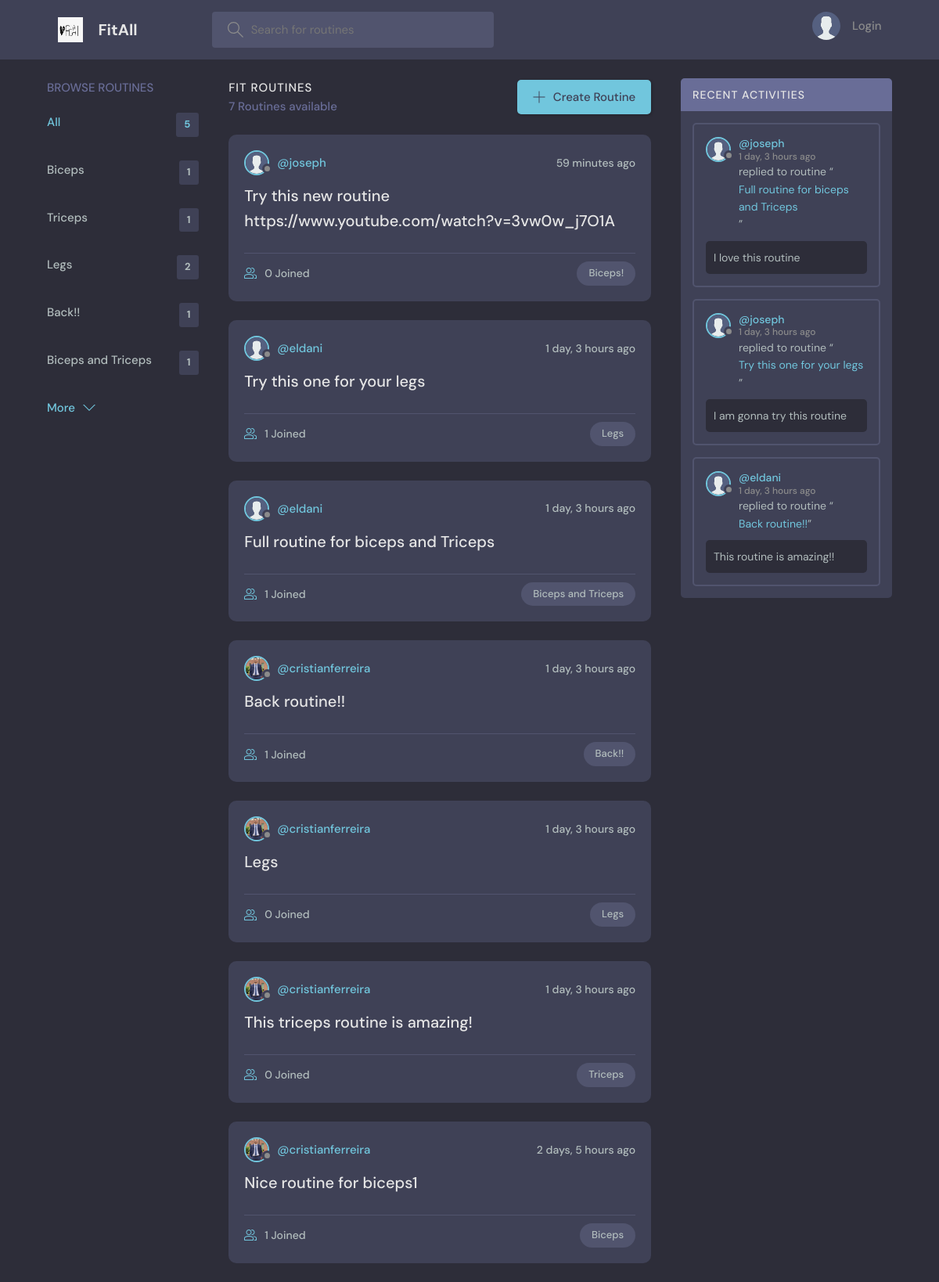
The page / on the database its author committed.
### base/models.py (models this page shows, shortened)
class Topic(models.Model):
    name = models.CharField(max_length=200)

class Room(models.Model):
    host = models.ForeignKey(User, on_delete=models.SET_NULL, null=True)
    topic = models.ForeignKey(Topic, on_delete=models.SET_NULL, null=True)
    name = models.CharField(max_length=200)
    description = models.TextField(null=True, blank=True)
    participants = models.ManyToManyField(
        User, related_name='participants', blank=True)
    updated = models.DateTimeField(auto_now=True)
    created = models.DateTimeField(auto_now_add=True)
    class Meta:
        ordering = ['-updated', '-created']
    def __str__(self):
        return self.name

class User(AbstractUser):
    name = models.CharField(max_length=200, null=True)
    email = models.EmailField(unique=True, null=True)
    bio = models.TextField(null=True)
    avatar = models.ImageField(null=True, default="avatar.svg")
    USERNAME_FIELD = 'email'
    REQUIRED_FIELDS = []

class Message(models.Model):
    user = models.ForeignKey(User, on_delete=models.CASCADE)
    room = models.ForeignKey(Room, on_delete=models.CASCADE)
    body = models.TextField()
    updated = models.DateTimeField(auto_now=True)
    created = models.DateTimeField(auto_now_add=True)
    class Meta:
        ordering = ['-updated', '-created']

### base/views.py (the view)
# urls.py: path('', views.home, name='home'),
def home(request):
    q = request.GET.get('q') if request.GET.get('q') != None else ''
    rooms = Room.objects.filter(
        Q(topic__name__icontains=q) |
        Q(name__icontains=q) |
        Q(description__icontains=q)
    )
    topics = Topic.objects.all()[0:5]
    room_count = rooms.count()
    room_messages = Message.objects.filter(
        Q(room__topic__name__icontains=q))[0:3]
    context = {'rooms': rooms, 'topics': topics,
               'room_count': room_count, 'room_messages': room_messages}
    return render(request, 'base/home.html', context)

### base/templates/base/home.html (shortened to what this page needs)
{% extends 'main.html' %}
{% block content %}
<main class="layout layout--3">
  <div class="container">
    {% include 'base/topics_component.html' %}
    <div class="roomList">
      <div class="roomList__header">
        <div>
          <h2>Fit Routines</h2>
          <p>{{room_count}} Routines available</p>
        </div>
        <a class="btn btn--main" href="{% url 'create-room' %}">
          <svg version="1.1" xmlns="http://www.w3.org/2000/svg" width="32" height="32" viewBox="0 0 32 32">
            <title>add</title>
            <path
              d="M16.943 0.943h-1.885v14.115h-14.115v1.885h14.115v14.115h1.885v-14.115h14.115v-1.885h-14.115v-14.115z">
            </path>
          </svg>
          Create Routine
        </a>
      </div>
      {% include 'base/feed_component.html' %}
    </div>
    {% include 'base/activity_component.html' %}
  </div>
</main>
{% endblock %}

### base/templates/base/topics_component.html
<div class="topics">
    <div class="topics__header">
      <h2>Browse Routines</h2>
    </div>
    <ul class="topics__list">
      <li>
        <a href="{% url 'home' %}" class="active">All <span>{{topics.count}}</span></a>
      </li>
      {% for topic in topics %}
      <li>
        <a href="{% url 'home' %}?q={{topic.name}}">{{topic.name}} <span>{{topic.room_set.all.count}}</span></a>
      </li>
      {% endfor %}
    </ul>
    <a class="btn btn--link" href="topics.html">
      More
      <svg version="1.1" xmlns="http://www.w3.org/2000/svg" width="32" height="32" viewBox="0 0 32 32">
        <title>chevron-down</title>
        <path d="M16 21l-13-13h-3l16 16 16-16h-3l-13 13z"></path>
      </svg>
    </a>
  </div>

### base/templates/base/feed_component.html (shortened to what this page needs)
{% for room in rooms %}
<div class="roomListRoom">
    <div class="roomListRoom__header">
        <a href="{% url 'user-profile' room.host.id %}" class="roomListRoom__author">
            <div class="avatar avatar--small">
                <img src="{{room.host.avatar.url}}" />
            </div>
            <span>@{{room.host.username}}</span>
        </a>
        <div class="roomListRoom__actions">
            <span>{{room.created|timesince}} ago</span>
        </div>
    </div>
    <div class="roomListRoom__content">
        <a href="{% url 'room' room.id %}">{{room.name}}</a>
    </div>
    <div class="roomListRoom__meta">
        <a href="{% url 'room' room.id %}" class="roomListRoom__joined">
            {{room.participants.all.count}} Joined
        </a>
        <p class="roomListRoom__topic">{{room.topic.name}}</p>
    </div>
</div>
{% endfor %}

### base/templates/base/activity_component.html (shortened to what this page needs)
<div class="activities">
  <div class="activities__header">
      <h2>Recent Activities</h2>
  </div>
  {% for message in room_messages %}
  <div class="activities__box">
      <div class="activities__boxHeader roomListRoom__header">
          <a href="{% url 'user-profile' message.user.id %}" class="roomListRoom__author">
              <div class="avatar avatar--small">
                  <img src="{{message.user.avatar.url}}" />
              </div>
              <p>
                  @{{message.user.username}}
                  <span>{{message.created|timesince}} ago</span>
              </p>
          </a>
      </div>
      <div class="activities__boxContent">
          <p>replied to routine “<a href="{% url 'room' message.room.id %}">{{message.room}}</a>”</p>
          <div class="activities__boxRoomContent">{{message.body}}</div>
      </div>
  </div>
  {% endfor %}
</div>

### rows shown on the page
Topic: name "Biceps", room_set.all.count "1"
Topic: name "Triceps", room_set.all.count "1"
Topic: name "Legs", room_set.all.count "2"
Topic: name "Back!!", room_set.all.count "1"
Topic: name "Biceps and Triceps", room_set.all.count "1"
Room: host.avatar (placeholder picture), host.username "joseph", created "59 minutes", name "Try this new routine https://www.youtube.com/watch?v=3vw0w_j7O1A", participants.all.count "0", topic.name "Biceps!"
Room: host.avatar (placeholder picture), host.username "eldani", created "1 day, 3 hours", name "Try this one for your legs", participants.all.count "1", topic.name "Legs"
Room: host.avatar (placeholder picture), host.username "eldani", created "1 day, 3 hours", name "Full routine for biceps and Triceps", participants.all.count "1", topic.name "Biceps and Triceps"
Room: host.avatar (picture), host.username "cristianferreira", created "1 day, 3 hours", name "Back routine!!", participants.all.count "1", topic.name "Back!!"
Room: host.avatar (picture), host.username "cristianferreira", created "1 day, 3 hours", name "Legs", participants.all.count "0", topic.name "Legs"
Room: host.avatar (picture), host.username "cristianferreira", created "1 day, 3 hours", name "This triceps routine is amazing!", participants.all.count "0", topic.name "Triceps"
Room: host.avatar (picture), host.username "cristianferreira", created "2 days, 5 hours", name "Nice routine for biceps1", participants.all.count "1", topic.name "Biceps"
Message: user.avatar (placeholder picture), user.username "joseph", created "1 day, 3 hours", room "Full routine for biceps and Triceps", body "I love this routine"
Message: user.avatar (placeholder picture), user.username "joseph", created "1 day, 3 hours", room "Try this one for your legs", body "I am gonna try this routine"
Message: user.avatar (placeholder picture), user.username "eldani", created "1 day, 3 hours", room "Back routine!!", body "This routine is amazing!!"

### other values the page prints
{{ topics.count }} "5"
{{ room_count }} "7"
